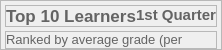
                         <widget class="QFrame" name="frame_17">
                          <property name="minimumSize">
                           <size>
                            <width>0</width>
                            <height>50</height>
                           </size>
                          </property>
                          <property name="maximumSize">
                           <size>
                            <width>16777215</width>
                            <height>50</height>
                           </size>
                          </property>
                          <property name="frameShape">
                           <enum>QFrame::StyledPanel</enum>
                          </property>
                          <property name="frameShadow">
                           <enum>QFrame::Raised</enum>
                          </property>
                          <layout class="QVBoxLayout" name="verticalLayout_11">
                           <property name="spacing">
                            <number>4</number>
                           </property>
                           <property name="leftMargin">
                            <number>4</number>
                           </property>
                           <property name="topMargin">
                            <number>4</number>
                           </property>
                           <property name="rightMargin">
                            <number>4</number>
                           </property>
                           <property name="bottomMargin">
                            <number>0</number>
                           </property>
                           <item>
                            <widget class="QFrame" name="frame_19">
                             <property name="frameShape">
                              <enum>QFrame::StyledPanel</enum>
                             </property>
                             <property name="frameShadow">
                              <enum>QFrame::Raised</enum>
                             </property>
                             <layout class="QHBoxLayout" name="horizontalLayout_10">
                              <property name="spacing">
                               <number>0</number>
                              </property>
                              <property name="leftMargin">
                               <number>0</number>
                              </property>
                              <property name="topMargin">
                               <number>0</number>
                              </property>
                              <property name="rightMargin">
                               <number>0</number>
                              </property>
                              <property name="bottomMargin">
                               <number>0</number>
                              </property>
                              <item>
                               <widget class="QLabel" name="label_16">
                                <property name="font">
                                 <font>
                                  <pointsize>13</pointsize>
                                  <bold>true</bold>
                                 </font>
                                </property>
                                <property name="styleSheet">
                                 <string notr="true">QLabel{
	color: rgb(100, 100, 100);
}</string>
                                </property>
                                <property name="text">
                                 <string>Top 10 Learners</string>
                                </property>
                                <property name="scaledContents">
                                 <bool>false</bool>
                                </property>
                                <property name="alignment">
                                 <set>Qt::AlignLeading|Qt::AlignLeft|Qt::AlignTop</set>
                                </property>
                                <property name="wordWrap">
                                 <bool>true</bool>
                                </property>
                               </widget>
                              </item>
                              <item>
                               <widget class="QLabel" name="label_17">
                                <property name="font">
                                 <font>
                                  <pointsize>11</pointsize>
                                  <bold>true</bold>
                                 </font>
                                </property>
                                <property name="styleSheet">
                                 <string notr="true">QLabel{
	color: rgb(100, 100, 100);
}</string>
                                </property>
                                <property name="text">
                                 <string>1st Quarter</string>
                                </property>
                                <property name="scaledContents">
                                 <bool>false</bool>
                                </property>
                                <property name="alignment">
                                 <set>Qt::AlignRight|Qt::AlignTop|Qt::AlignTrailing</set>
                                </property>
                                <property name="wordWrap">
                                 <bool>true</bool>
                                </property>
                               </widget>
                              </item>
                             </layout>
                            </widget>
                           </item>
                           <item>
                            <widget class="QFrame" name="frame_18">
                             <property name="minimumSize">
                              <size>
                               <width>0</width>
                               <height>18</height>
                              </size>
                             </property>
                             <property name="maximumSize">
                              <size>
                               <width>16777215</width>
                               <height>18</height>
                              </size>
                             </property>
                             <property name="frameShape">
                              <enum>QFrame::StyledPanel</enum>
                             </property>
                             <property name="frameShadow">
                              <enum>QFrame::Raised</enum>
                             </property>
                             <layout class="QHBoxLayout" name="horizontalLayout_9">
                              <property name="spacing">
                               <number>0</number>
                              </property>
                              <property name="leftMargin">
                               <number>0</number>
                              </property>
                              <property name="topMargin">
                               <number>0</number>
                              </property>
                              <property name="rightMargin">
                               <number>0</number>
                              </property>
                              <property name="bottomMargin">
                               <number>0</number>
                              </property>
                              <item>
                               <widget class="QLabel" name="label_15">
                                <property name="minimumSize">
                                 <size>
                                  <width>0</width>
                                  <height>18</height>
                                 </size>
                                </property>
                                <property name="maximumSize">
                                 <size>
                                  <width>16777215</width>
                                  <height>18</height>
                                 </size>
                                </property>
                                <property name="font">
                                 <font>
                                  <pointsize>10</pointsize>
                                  <bold>false</bold>
                                 </font>
                                </property>
                                <property name="styleSheet">
                                 <string notr="true">QLabel{
	color: rgb(100, 100, 100);
}</string>
                                </property>
                                <property name="text">
                                 <string>Ranked by average grade (per quarter)</string>
                                </property>
                                <property name="scaledContents">
                                 <bool>false</bool>
                                </property>
                                <property name="alignment">
                                 <set>Qt::AlignLeading|Qt::AlignLeft|Qt::AlignTop</set>
                                </property>
                                <property name="wordWrap">
                                 <bool>true</bool>
                                </property>
                               </widget>
                              </item>
                             </layout>
                            </widget>
                           </item>
                          </layout>
                         </widget>
